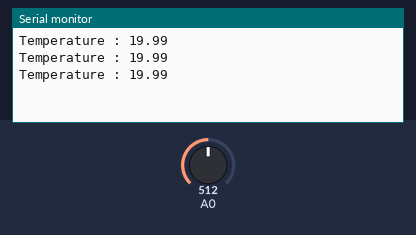
Simulated run of this sketch. Board: Arduino Uno, built with avr-gcc and run on an emulated ATmega328P. Shown: the last lines printed to the serial monitor. The test bench sets the inputs (shaded band); at power-on: A0 = 512.

Above: at 1.3 s.
1.4 s: A0 set to 280
At 1.9 s:
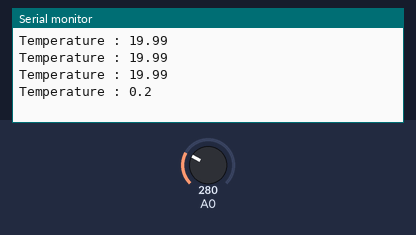
2.9 s: A0 set to 251
At 3.4 s:
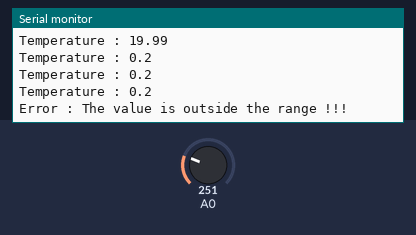

Measured:
- the behaviour switches between 264 and 263 on A0 (found by bisection; images 1 and 2)
- after the input at 1.4 s, the serial monitor: prints a new line after 0.10 s (image 1)
- after the input at 2.9 s, the serial monitor: prints a new line after 0.10 s (image 2)

The sketch:

ThermostatSensor.ino
```cpp
int TIMER = 500;

int degree[] = {0,10,20,30,40,50,60,70,80,90,100};
int adc[] = {264,360,461,560,649,726,788,838,878,908,932};
int arraySize = sizeof(adc) / sizeof(adc[0]) - 1;
int result = 0;
int scale = pow(10, 2);

void setup() {
  Serial.begin(9600);
}

boolean checkLimit(int adcValue) {
  if (adcValue < adc[0] || adcValue > adc[arraySize]) {
    Serial.println("Error : The value is outside the range !!!");
    return false;
  }
  return true;
}

int interpolationAdc(int adcValue, int minAdc, int maxAdc) {
    // tempX = temp0 + (adcX - adc0) * (temp1 - temp0) / (adc1 - adc0)
    return (degree[minAdc] * scale) + (((adcValue * scale - adc[minAdc] * scale) * ((degree[maxAdc] * scale) - (degree[minAdc] * scale))) / (adc[maxAdc] * scale - adc[minAdc] * scale));
}

// utiliser des pointeurs afin de réduire la consommation de donnée
void binarySearch(int adcValue, int *midVal, int *minVal, int *maxVal) {
  int cnt = *midVal;
  int minAdc = *minVal;
  int maxAdc = *maxVal;

  if (adcValue == adc[cnt]) {
    result = degree[cnt];
  } else if (minAdc != maxAdc - 1) {
    if (adcValue < adc[cnt]) {
      maxAdc = cnt;
      cnt = cnt / 2 + ((minAdc == cnt / 2) ? 1 : 0);
    } else {
      minAdc = cnt;
      cnt = (arraySize - cnt) / 2 + cnt % 2 + ((cnt > (arraySize / 2)) ? cnt : 0);
    }
  binarySearch(adcValue, &cnt, &minAdc, &maxAdc);
  return ;
  } else {
    result = interpolationAdc(adcValue, minAdc, maxAdc);
  }
  Serial.print("Temperature : ");
  Serial.print(result / scale);
  if (scale > 0) {
    Serial.print(".");
    Serial.print(result % (int)(scale));
  }
  Serial.println();
  return ;
}

void loop() {
  int adcValue = analogRead(A0);
  int cnt = arraySize / 2;
  int minAdc = 0;
  int maxAdc = arraySize;

  if (checkLimit(adcValue)) {
    binarySearch(adcValue, &cnt, &minAdc, &maxAdc);
  }
    delay(TIMER);
}
```
